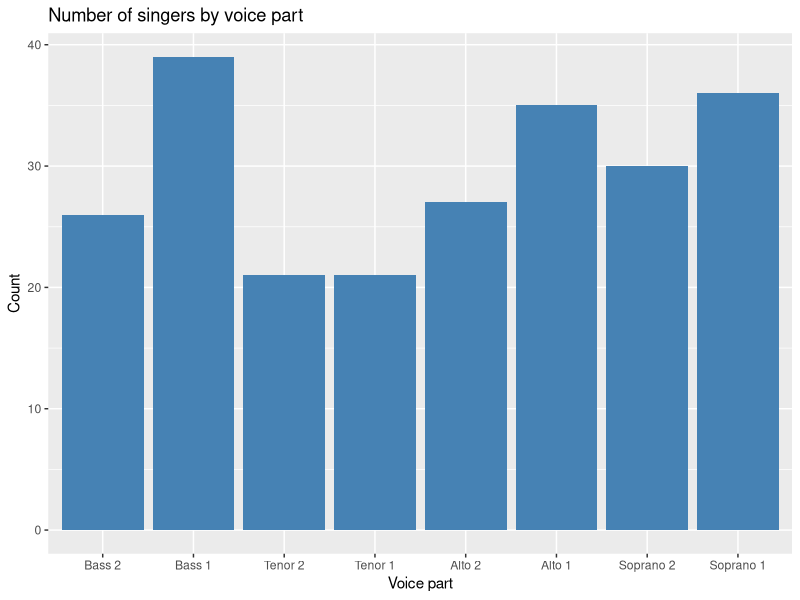
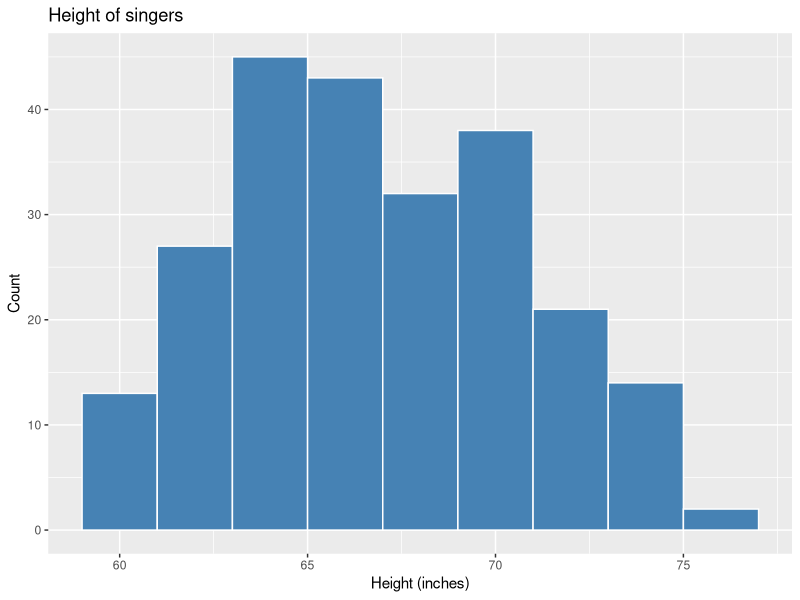
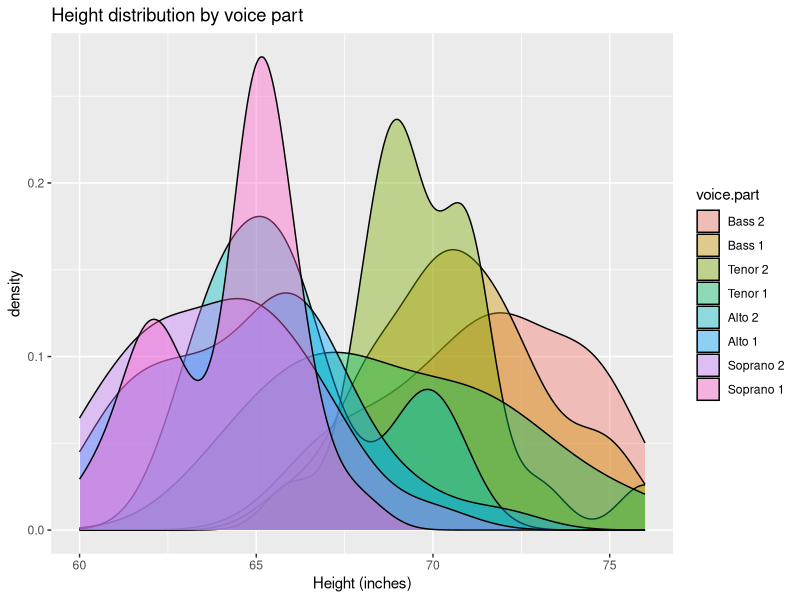
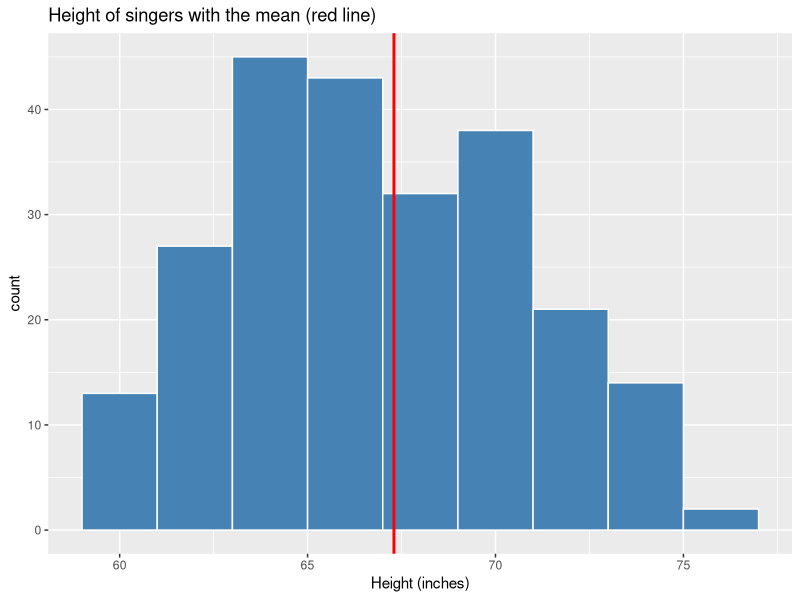
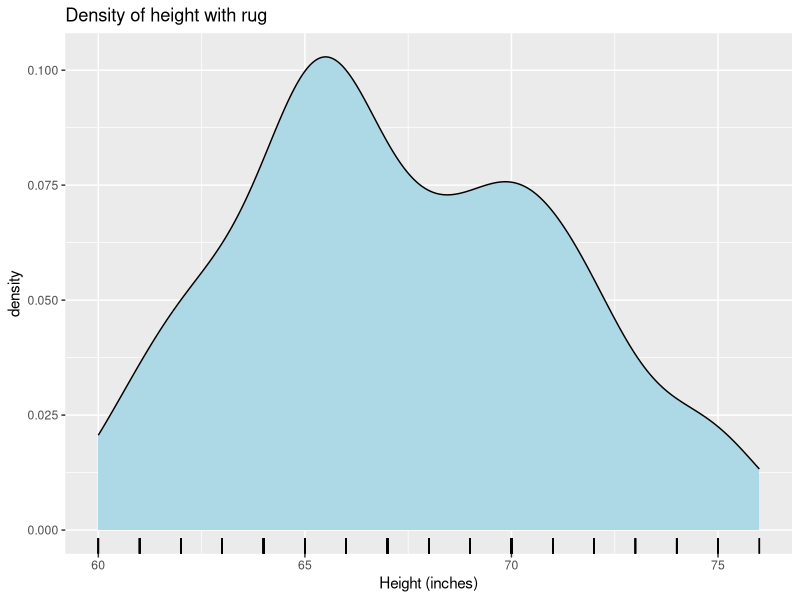
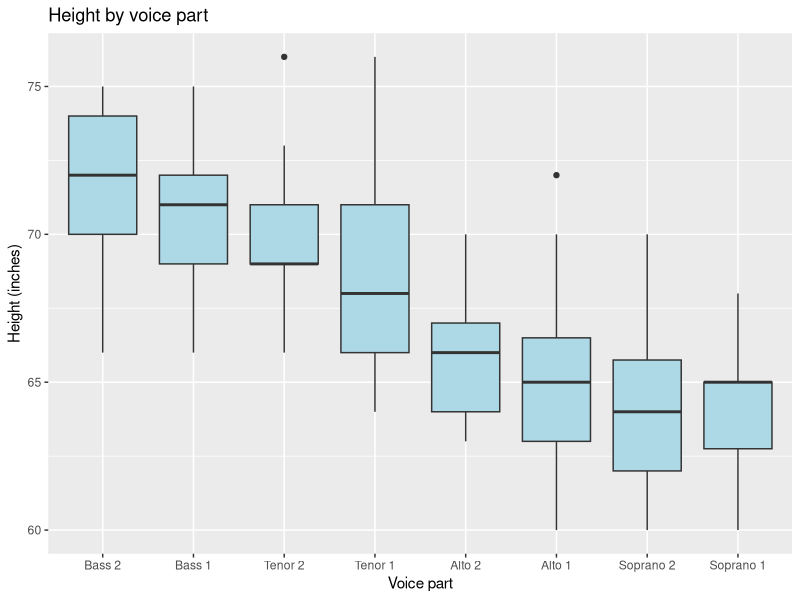
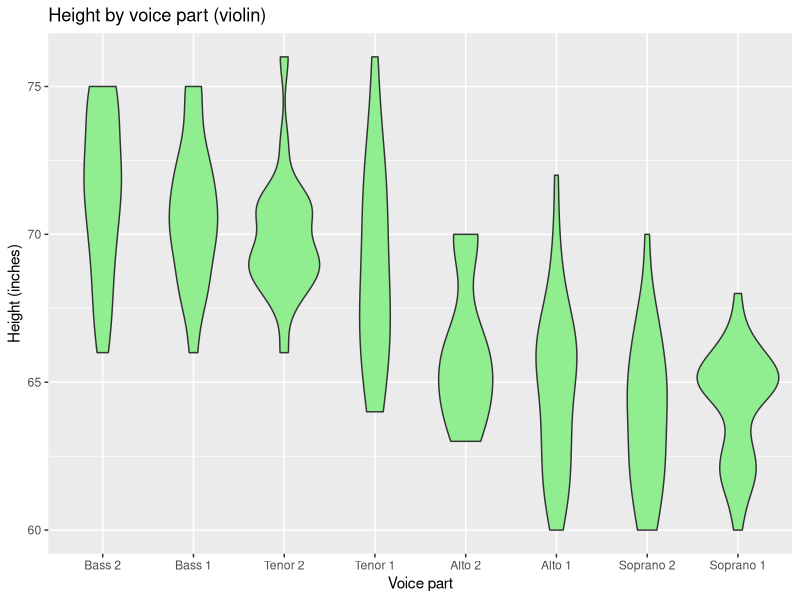
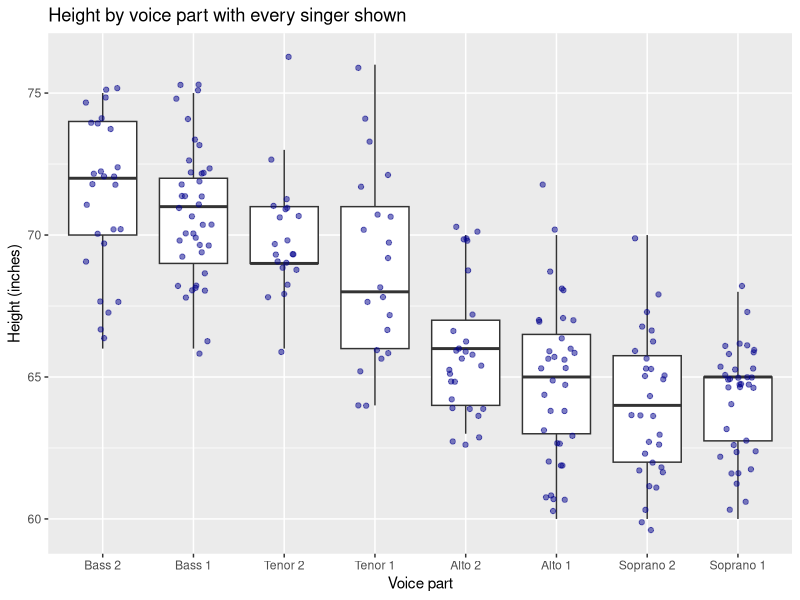

R code for these plots, in order:
## ---- chunk 1
knitr::opts_chunk$set(echo = TRUE, message = FALSE, warning = FALSE,
                      fig.width = 7, fig.height = 4.5)
## ---- chunk 2
library(ggplot2)
library(lattice)   # comes with R and contains the singer data
## ---- chunk 3
data(singer)       # height of 235 singers and their voice part
head(singer)
str(singer)
summary(singer)
## ---- chunk 4
data(mtcars)       # fuel consumption and design of 32 cars
head(mtcars[, c("mpg", "wt", "hp", "cyl")])
## ---- chunk 5
data(economics)    # monthly US economic data, from ggplot2
head(economics[, c("date", "unemploy")])
## ---- chunk 6
ggplot(singer, aes(x = voice.part)) +
  geom_bar(fill = "steelblue") +
  labs(title = "Number of singers by voice part", x = "Voice part", y = "Count")
## ---- chunk 7
ggplot(singer, aes(x = height)) +
  geom_histogram(binwidth = 2, fill = "steelblue", colour = "white") +
  labs(title = "Height of singers", x = "Height (inches)", y = "Count")
## ---- chunk 8
ggplot(singer, aes(x = height, fill = voice.part)) +
  geom_density(alpha = 0.4) +
  labs(title = "Height distribution by voice part", x = "Height (inches)")
## ---- chunk 9
ggplot(singer, aes(x = height)) +
  geom_histogram(binwidth = 2, fill = "steelblue", colour = "white") +
  geom_vline(xintercept = mean(singer$height), colour = "red", linewidth = 1) +
  labs(title = "Height of singers with the mean (red line)", x = "Height (inches)")
## ---- chunk 10
ggplot(singer, aes(x = height)) +
  geom_density(fill = "lightblue") +
  geom_rug() +
  labs(title = "Density of height with rug", x = "Height (inches)")
## ---- chunk 11
ggplot(singer, aes(x = voice.part, y = height)) +
  geom_boxplot(fill = "lightblue") +
  labs(title = "Height by voice part", x = "Voice part", y = "Height (inches)")
## ---- chunk 12
ggplot(singer, aes(x = voice.part, y = height)) +
  geom_violin(fill = "lightgreen") +
  labs(title = "Height by voice part (violin)", x = "Voice part", y = "Height (inches)")
## ---- chunk 13
ggplot(singer, aes(x = voice.part, y = height)) +
  geom_boxplot(outlier.shape = NA) +
  geom_jitter(width = 0.2, alpha = 0.5, colour = "darkblue") +
  labs(title = "Height by voice part with every singer shown",
       x = "Voice part", y = "Height (inches)")
## ---- chunk 14
ggplot(mtcars, aes(x = wt, y = mpg)) +
  geom_point(colour = "darkblue", size = 2) +
  labs(title = "Car weight and fuel consumption",
       x = "Weight (1000 lbs)", y = "Miles per gallon")
## ---- chunk 15
ggplot(mtcars, aes(x = wt, y = mpg)) +
  geom_point() +
  geom_smooth(method = "lm", colour = "red") +
  labs(title = "Car weight and fuel consumption with regression line",
       x = "Weight (1000 lbs)", y = "Miles per gallon")
cor(mtcars$wt, mtcars$mpg)
## ---- chunk 16
ggplot(mtcars, aes(x = wt, y = mpg, label = rownames(mtcars))) +
  geom_point() +
  geom_text(size = 2.5, vjust = -0.7) +
  labs(title = "Car names on the scatter plot",
       x = "Weight (1000 lbs)", y = "Miles per gallon")
## ---- chunk 17
ggplot(mtcars, aes(x = hp, y = mpg)) +
  geom_point() +
  geom_hline(yintercept = mean(mtcars$mpg), colour = "red", linetype = "dashed") +
  labs(title = "Horsepower and fuel consumption (red line = mean mpg)",
       x = "Horsepower", y = "Miles per gallon")
## ---- chunk 18
ggplot(economics, aes(x = date, y = unemploy / 1000)) +
  geom_line(colour = "steelblue") +
  labs(title = "Unemployment in the USA over time",
       x = "Year", y = "Unemployed (millions)")
## ---- chunk 19
ggplot(mtcars, aes(x = wt, y = mpg, colour = factor(cyl))) +
  geom_point(size = 2) +
  geom_smooth(method = "lm", se = FALSE) +
  geom_hline(yintercept = mean(mtcars$mpg), linetype = "dashed") +
  geom_vline(xintercept = mean(mtcars$wt), linetype = "dashed") +
  geom_rug() +
  labs(title = "Weight and fuel consumption by number of cylinders",
       x = "Weight (1000 lbs)", y = "Miles per gallon", colour = "Cylinders")
